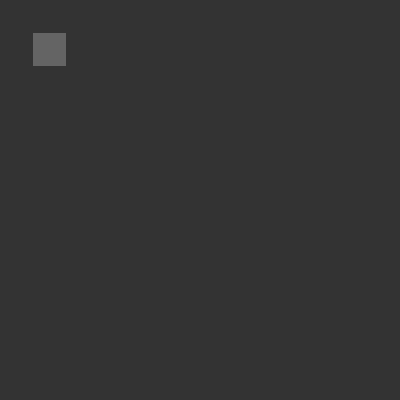
Frame 1 (no input)
Frame 60 (no input): identical to frame 1, image omitted
Frame 120 (the mouse pressed at the canvas centre since frame 60): identical to frame 1, image omitted

The p5.js sketch that drew this single still picture (run headless with seeded random() and noise() and a simulated clock; from frame 60 on, the mouse is pressed at the canvas centre):

// p5.js sketch
// ── sketch.js
function setup() {
    createCanvas(400,400);
}

function draw() {
    background(51);
    noStroke();
    fill(100);
    rect(33,33,33,33);
}
